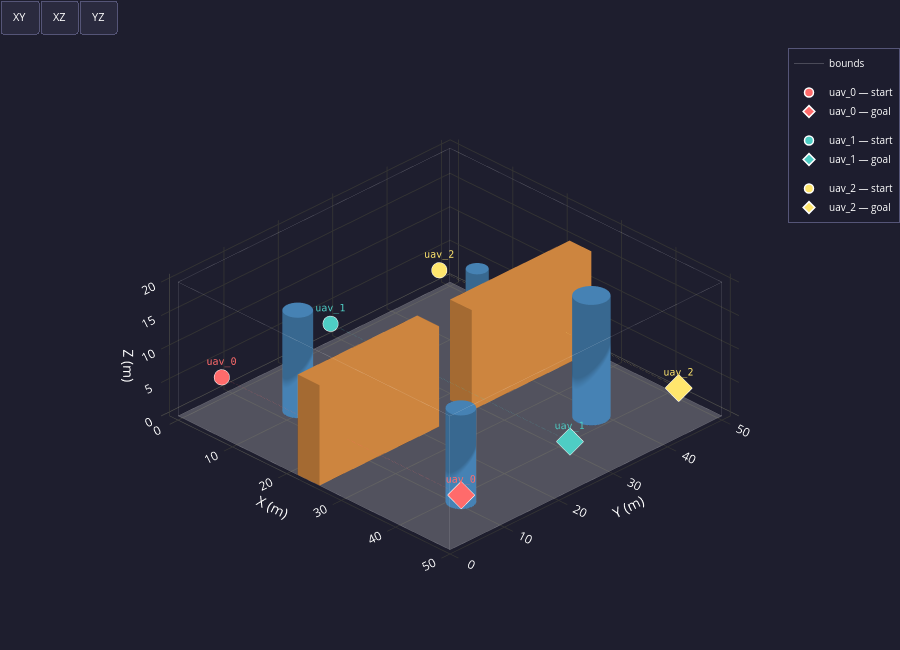

Notebook source saved alongside this figure:
### Markdown cell above
# Multi-UAV Swarm Trajectory Planning

**Pipeline overview**

| Cell | Stage | Modules |
|------|-------|---------|
| 1 | Environment setup & validation | `environment`, `visualizer_static` |
| 2 | Global path planning (A\*) | `global_planner` |
| 3 | Safe corridor extraction | `safe_corridor` |
| 4 | Individual trajectory generation (STO) | `trajectory_generator` |
| 5 | Conflict detection | `conflict_resolver` |
| 6 | Conflict resolution & replanning | `conflict_resolver` |
| 7 | Static 3-D visualisation | `visualizer_static` |
| 8 | Web simulation (HTML export) | `visualizer_web` |

### Code cell
# ── Cell 1 — Environment + Fleet setup ──────────────────────────────────────
import os, sys, logging

# ── sys.path setup ────────────────────────────────────────────────────────────
_SWARM_DIR  = os.path.abspath('')          # …/uavsafeplanning/SWARM
_PARENT_DIR = os.path.dirname(_SWARM_DIR)  # …/uavsafeplanning
for _p in (_SWARM_DIR, _PARENT_DIR):
    if _p not in sys.path:
        sys.path.insert(0, _p)

# ── Imports ───────────────────────────────────────────────────────────────────
from environment       import Environment, ConfigValidationError
from uav               import Fleet
from visualizer_static import plot_environment_3d

# Silence sub-module DEBUG/INFO — only warnings/errors reach the output.
# Must come AFTER imports so the handlers are already registered.
for _mod in ('environment', 'uav'):
    logging.getLogger(_mod).setLevel(logging.WARNING)

# ── Config paths ──────────────────────────────────────────────────────────────
ENV_CONFIG   = os.path.join(_SWARM_DIR, 'configs', 'environment.yaml')
FLEET_CONFIG = os.path.join(_SWARM_DIR, 'configs', 'fleet.yaml')

def _tag(ok): return '✓' if ok else '✗'

# ── Environment ───────────────────────────────────────────────────────────────
try:
    env        = Environment.from_yaml(ENV_CONFIG)
    voxel_grid = env.to_voxel_grid()   # cached — A* (Cell 2) reuses this
    w = env.world
    print(f"✓  Environment  [{os.path.basename(ENV_CONFIG)}]  "
          f"{len(env.cylinders)} cylinders · {len(env.walls)} walls · "
          f"grid {w.nx}×{w.ny}×{w.nz}")
except ConfigValidationError as exc:
    print(f"✗  Environment  [{os.path.basename(ENV_CONFIG)}]  FAILED → {exc}")
    raise

# ── Fleet ─────────────────────────────────────────────────────────────────────
try:
    fleet = Fleet.from_yaml(FLEET_CONFIG)
    ids   = ', '.join(u.id for u in fleet.uavs)
    print(f"✓  Fleet        [{os.path.basename(FLEET_CONFIG)}]  "
          f"{len(fleet.uavs)} UAVs  ({ids})")
except ConfigValidationError as exc:
    print(f"✗  Fleet        [{os.path.basename(FLEET_CONFIG)}]  FAILED → {exc}")
    raise

# ── Position validation ───────────────────────────────────────────────────────
try:
    fleet.validate_with_environment(env)
    print("✓  Positions    all start / goal positions are obstacle-free")
except ConfigValidationError as exc:
    print(f"✗  Positions    FAILED → {exc}")
    raise

# ── Visualisation ─────────────────────────────────────────────────────────────
plot_environment_3d(env, fleet=fleet)

### Figure 1 — Plotly figure (JSON) as saved in the notebook; plotly's stock layout.template omitted (floating-point values rounded to 4 significant figures; data arrays with more than 128 entries replaced by an {"elided": "..."} marker saying what was removed)
{"data": [{"color": "#EFEFEF", "flatshading": true, "hoverinfo": "skip", "i": [0, 0], "j": [1, 2], "k": [2, 3], "name": "floor", "opacity": 0.25, "showscale": false, "type": "mesh3d", "x": [0, 50, 50, 0], "y": [0, 0, 50, 50], "z": [0, 0, 0, 0]}, {"hoverinfo": "skip", "line": {"color": "white", "width": 1}, "mode": "lines", "name": "bounds", "opacity": 0.2, "type": "scatter3d", "x": [0, 50, null, 50, 50, null, 50, 0, null, 0, 0, null, 0, 50, null, 50, 50, null, 50, 0, null, 0, 0, null, 0, 0, null, 50, 50, null, 50, 50, null, 0, 0, null], "y": [0, 0, null, 0, 50, null, 50, 50, null, 50, 0, null, 0, 0, null, 0, 50, null, 50, 50, null, 50, 0, null, 0, 0, null, 0, 0, null, 50, 50, null, 50, 50, null], "z": [0, 0, null, 0, 0, null, 0, 0, null, 0, 0, null, 20, 20, null, 20, 20, null, 20, 20, null, 20, 20, null, 0, 20, null, 0, 20, null, 0, 20, null, 0, 20, null]}, {"color": "#4682B4", "flatshading": false, "hoverinfo": "skip", "i": {"elided": "160 int values"}, "j": {"elided": "160 int values"}, "k": {"elided": "160 int values"}, "name": "cyl_0", "opacity": 1, "showscale": false, "type": "mesh3d", "x": [12.0, 11.98, 11.9, 11.78, 11.62, 11.41, 11.18, 10.91, 10.62, 10.31, 10.0, 9.687, 9.382, 9.092, 8.824, 8.586, 8.382, 8.218, 8.098, 8.025, 8.0, 8.025, 8.098, 8.218, 8.382, 8.586, 8.824, 9.092, 9.382, 9.687, 10.0, 10.31, 10.62, 10.91, 11.18, 11.41, 11.62, 11.78, 11.9, 11.98, 12.0, 11.98, 11.9, 11.78, 11.62, 11.41, 11.18, 10.91, 10.62, 10.31, 10.0, 9.687, 9.382, 9.092, 8.824, 8.586, 8.382, 8.218, 8.098, 8.025, 8.0, 8.025, 8.098, 8.218, 8.382, 8.586, 8.824, 9.092, 9.382, 9.687, 10.0, 10.31, 10.62, 10.91, 11.18, 11.41, 11.62, 11.78, 11.9, 11.98, 10.0, 10.0], "y": [12.0, 12.31, 12.62, 12.91, 13.18, 13.41, 13.62, 13.78, 13.9, 13.98, 14.0, 13.98, 13.9, 13.78, 13.62, 13.41, 13.18, 12.91, 12.62, 12.31, 12.0, 11.69, 11.38, 11.09, 10.82, 10.59, 10.38, 10.22, 10.1, 10.02, 10.0, 10.02, 10.1, 10.22, 10.38, 10.59, 10.82, 11.09, 11.38, 11.69, 12.0, 12.31, 12.62, 12.91, 13.18, 13.41, 13.62, 13.78, 13.9, 13.98, 14.0, 13.98, 13.9, 13.78, 13.62, 13.41, 13.18, 12.91, 12.62, 12.31, 12.0, 11.69, 11.38, 11.09, 10.82, 10.59, 10.38, 10.22, 10.1, 10.02, 10.0, 10.02, 10.1, 10.22, 10.38, 10.59, 10.82, 11.09, 11.38, 11.69, 12.0, 12.0], "z": [0.0, 0.0, 0.0, 0.0, 0.0, 0.0, 0.0, 0.0, 0.0, 0.0, 0.0, 0.0, 0.0, 0.0, 0.0, 0.0, 0.0, 0.0, 0.0, 0.0, 0.0, 0.0, 0.0, 0.0, 0.0, 0.0, 0.0, 0.0, 0.0, 0.0, 0.0, 0.0, 0.0, 0.0, 0.0, 0.0, 0.0, 0.0, 0.0, 0.0, 15.0, 15.0, 15.0, 15.0, 15.0, 15.0, 15.0, 15.0, 15.0, 15.0, 15.0, 15.0, 15.0, 15.0, 15.0, 15.0, 15.0, 15.0, 15.0, 15.0, 15.0, 15.0, 15.0, 15.0, 15.0, 15.0, 15.0, 15.0, 15.0, 15.0, 15.0, 15.0, 15.0, 15.0, 15.0, 15.0, 15.0, 15.0, 15.0, 15.0, 0.0, 15.0]}, {"color": "#4682B4", "flatshading": false, "hoverinfo": "skip", "i": {"elided": "160 int values"}, "j": {"elided": "160 int values"}, "k": {"elided": "160 int values"}, "name": "cyl_1", "opacity": 1, "showscale": false, "type": "mesh3d", "x": [40.5, 40.47, 40.38, 40.23, 40.02, 39.77, 39.47, 39.13, 38.77, 38.39, 38.0, 37.61, 37.23, 36.87, 36.53, 36.23, 35.98, 35.77, 35.62, 35.53, 35.5, 35.53, 35.62, 35.77, 35.98, 36.23, 36.53, 36.87, 37.23, 37.61, 38.0, 38.39, 38.77, 39.13, 39.47, 39.77, 40.02, 40.23, 40.38, 40.47, 40.5, 40.47, 40.38, 40.23, 40.02, 39.77, 39.47, 39.13, 38.77, 38.39, 38.0, 37.61, 37.23, 36.87, 36.53, 36.23, 35.98, 35.77, 35.62, 35.53, 35.5, 35.53, 35.62, 35.77, 35.98, 36.23, 36.53, 36.87, 37.23, 37.61, 38.0, 38.39, 38.77, 39.13, 39.47, 39.77, 40.02, 40.23, 40.38, 40.47, 38.0, 38.0], "y": [38.0, 38.39, 38.77, 39.13, 39.47, 39.77, 40.02, 40.23, 40.38, 40.47, 40.5, 40.47, 40.38, 40.23, 40.02, 39.77, 39.47, 39.13, 38.77, 38.39, 38.0, 37.61, 37.23, 36.87, 36.53, 36.23, 35.98, 35.77, 35.62, 35.53, 35.5, 35.53, 35.62, 35.77, 35.98, 36.23, 36.53, 36.87, 37.23, 37.61, 38.0, 38.39, 38.77, 39.13, 39.47, 39.77, 40.02, 40.23, 40.38, 40.47, 40.5, 40.47, 40.38, 40.23, 40.02, 39.77, 39.47, 39.13, 38.77, 38.39, 38.0, 37.61, 37.23, 36.87, 36.53, 36.23, 35.98, 35.77, 35.62, 35.53, 35.5, 35.53, 35.62, 35.77, 35.98, 36.23, 36.53, 36.87, 37.23, 37.61, 38.0, 38.0], "z": [0.0, 0.0, 0.0, 0.0, 0.0, 0.0, 0.0, 0.0, 0.0, 0.0, 0.0, 0.0, 0.0, 0.0, 0.0, 0.0, 0.0, 0.0, 0.0, 0.0, 0.0, 0.0, 0.0, 0.0, 0.0, 0.0, 0.0, 0.0, 0.0, 0.0, 0.0, 0.0, 0.0, 0.0, 0.0, 0.0, 0.0, 0.0, 0.0, 0.0, 18.0, 18.0, 18.0, 18.0, 18.0, 18.0, 18.0, 18.0, 18.0, 18.0, 18.0, 18.0, 18.0, 18.0, 18.0, 18.0, 18.0, 18.0, 18.0, 18.0, 18.0, 18.0, 18.0, 18.0, 18.0, 18.0, 18.0, 18.0, 18.0, 18.0, 18.0, 18.0, 18.0, 18.0, 18.0, 18.0, 18.0, 18.0, 18.0, 18.0, 0.0, 18.0]}, {"color": "#4682B4", "flatshading": false, "hoverinfo": "skip", "i": {"elided": "160 int values"}, "j": {"elided": "160 int values"}, "k": {"elided": "160 int values"}, "name": "cyl_2", "opacity": 1, "showscale": false, "type": "mesh3d", "x": [16.5, 16.48, 16.43, 16.34, 16.21, 16.06, 15.88, 15.68, 15.46, 15.23, 15.0, 14.77, 14.54, 14.32, 14.12, 13.94, 13.79, 13.66, 13.57, 13.52, 13.5, 13.52, 13.57, 13.66, 13.79, 13.94, 14.12, 14.32, 14.54, 14.77, 15.0, 15.23, 15.46, 15.68, 15.88, 16.06, 16.21, 16.34, 16.43, 16.48, 16.5, 16.48, 16.43, 16.34, 16.21, 16.06, 15.88, 15.68, 15.46, 15.23, 15.0, 14.77, 14.54, 14.32, 14.12, 13.94, 13.79, 13.66, 13.57, 13.52, 13.5, 13.52, 13.57, 13.66, 13.79, 13.94, 14.12, 14.32, 14.54, 14.77, 15.0, 15.23, 15.46, 15.68, 15.88, 16.06, 16.21, 16.34, 16.43, 16.48, 15.0, 15.0], "y": [40.0, 40.23, 40.46, 40.68, 40.88, 41.06, 41.21, 41.34, 41.43, 41.48, 41.5, 41.48, 41.43, 41.34, 41.21, 41.06, 40.88, 40.68, 40.46, 40.23, 40.0, 39.77, 39.54, 39.32, 39.12, 38.94, 38.79, 38.66, 38.57, 38.52, 38.5, 38.52, 38.57, 38.66, 38.79, 38.94, 39.12, 39.32, 39.54, 39.77, 40.0, 40.23, 40.46, 40.68, 40.88, 41.06, 41.21, 41.34, 41.43, 41.48, 41.5, 41.48, 41.43, 41.34, 41.21, 41.06, 40.88, 40.68, 40.46, 40.23, 40.0, 39.77, 39.54, 39.32, 39.12, 38.94, 38.79, 38.66, 38.57, 38.52, 38.5, 38.52, 38.57, 38.66, 38.79, 38.94, 39.12, 39.32, 39.54, 39.77, 40.0, 40.0], "z": [0.0, 0.0, 0.0, 0.0, 0.0, 0.0, 0.0, 0.0, 0.0, 0.0, 0.0, 0.0, 0.0, 0.0, 0.0, 0.0, 0.0, 0.0, 0.0, 0.0, 0.0, 0.0, 0.0, 0.0, 0.0, 0.0, 0.0, 0.0, 0.0, 0.0, 0.0, 0.0, 0.0, 0.0, 0.0, 0.0, 0.0, 0.0, 0.0, 0.0, 12.0, 12.0, 12.0, 12.0, 12.0, 12.0, 12.0, 12.0, 12.0, 12.0, 12.0, 12.0, 12.0, 12.0, 12.0, 12.0, 12.0, 12.0, 12.0, 12.0, 12.0, 12.0, 12.0, 12.0, 12.0, 12.0, 12.0, 12.0, 12.0, 12.0, 12.0, 12.0, 12.0, 12.0, 12.0, 12.0, 12.0, 12.0, 12.0, 12.0, 0.0, 12.0]}, {"color": "#4682B4", "flatshading": false, "hoverinfo": "skip", "i": {"elided": "160 int values"}, "j": {"elided": "160 int values"}, "k": {"elided": "160 int values"}, "name": "cyl_3", "opacity": 1, "showscale": false, "type": "mesh3d", "x": [44.0, 43.98, 43.9, 43.78, 43.62, 43.41, 43.18, 42.91, 42.62, 42.31, 42.0, 41.69, 41.38, 41.09, 40.82, 40.59, 40.38, 40.22, 40.1, 40.02, 40.0, 40.02, 40.1, 40.22, 40.38, 40.59, 40.82, 41.09, 41.38, 41.69, 42.0, 42.31, 42.62, 42.91, 43.18, 43.41, 43.62, 43.78, 43.9, 43.98, 44.0, 43.98, 43.9, 43.78, 43.62, 43.41, 43.18, 42.91, 42.62, 42.31, 42.0, 41.69, 41.38, 41.09, 40.82, 40.59, 40.38, 40.22, 40.1, 40.02, 40.0, 40.02, 40.1, 40.22, 40.38, 40.59, 40.82, 41.09, 41.38, 41.69, 42.0, 42.31, 42.62, 42.91, 43.18, 43.41, 43.62, 43.78, 43.9, 43.98, 42.0, 42.0], "y": [10.0, 10.31, 10.62, 10.91, 11.18, 11.41, 11.62, 11.78, 11.9, 11.98, 12.0, 11.98, 11.9, 11.78, 11.62, 11.41, 11.18, 10.91, 10.62, 10.31, 10.0, 9.687, 9.382, 9.092, 8.824, 8.586, 8.382, 8.218, 8.098, 8.025, 8.0, 8.025, 8.098, 8.218, 8.382, 8.586, 8.824, 9.092, 9.382, 9.687, 10.0, 10.31, 10.62, 10.91, 11.18, 11.41, 11.62, 11.78, 11.9, 11.98, 12.0, 11.98, 11.9, 11.78, 11.62, 11.41, 11.18, 10.91, 10.62, 10.31, 10.0, 9.687, 9.382, 9.092, 8.824, 8.586, 8.382, 8.218, 8.098, 8.025, 8.0, 8.025, 8.098, 8.218, 8.382, 8.586, 8.824, 9.092, 9.382, 9.687, 10.0, 10.0], "z": [0.0, 0.0, 0.0, 0.0, 0.0, 0.0, 0.0, 0.0, 0.0, 0.0, 0.0, 0.0, 0.0, 0.0, 0.0, 0.0, 0.0, 0.0, 0.0, 0.0, 0.0, 0.0, 0.0, 0.0, 0.0, 0.0, 0.0, 0.0, 0.0, 0.0, 0.0, 0.0, 0.0, 0.0, 0.0, 0.0, 0.0, 0.0, 0.0, 0.0, 14.0, 14.0, 14.0, 14.0, 14.0, 14.0, 14.0, 14.0, 14.0, 14.0, 14.0, 14.0, 14.0, 14.0, 14.0, 14.0, 14.0, 14.0, 14.0, 14.0, 14.0, 14.0, 14.0, 14.0, 14.0, 14.0, 14.0, 14.0, 14.0, 14.0, 14.0, 14.0, 14.0, 14.0, 14.0, 14.0, 14.0, 14.0, 14.0, 14.0, 0.0, 14.0]}, {"color": "#CD853F", "flatshading": true, "hoverinfo": "skip", "i": [7, 0, 0, 0, 4, 4, 6, 6, 4, 0, 3, 2], "j": [3, 4, 1, 2, 5, 6, 5, 2, 0, 1, 6, 3], "k": [0, 7, 2, 7, 6, 7, 1, 1, 5, 5, 7, 6], "name": "passage_wall_south", "opacity": 1, "showscale": false, "type": "mesh3d", "x": [22, 26, 26, 22, 22, 26, 26, 22], "y": [0, 0, 22, 22, 0, 0, 22, 22], "z": [0, 0, 0, 0, 15, 15, 15, 15]}, {"color": "#CD853F", "flatshading": true, "hoverinfo": "skip", "i": [7, 0, 0, 0, 4, 4, 6, 6, 4, 0, 3, 2], "j": [3, 4, 1, 2, 5, 6, 5, 2, 0, 1, 6, 3], "k": [0, 7, 2, 7, 6, 7, 1, 1, 5, 5, 7, 6], "name": "passage_wall_north", "opacity": 1, "showscale": false, "type": "mesh3d", "x": [22, 26, 26, 22, 22, 26, 26, 22], "y": [28, 28, 50, 50, 28, 28, 50, 50], "z": [0, 0, 0, 0, 15, 15, 15, 15]}, {"hovertemplate": "<b>uav_0 — start</b><br>x=3.0  y=5.0  z=5.0<extra></extra>", "legendgroup": "uav_0", "marker": {"color": "#FF6B6B", "line": {"color": "white", "width": 1.5}, "size": 9, "symbol": "circle"}, "mode": "markers+text", "name": "uav_0 — start", "showlegend": true, "text": ["uav_0"], "textfont": {"color": "#FF6B6B", "family": "monospace", "size": 10}, "textposition": "top center", "type": "scatter3d", "x": [3], "y": [5], "z": [5]}, {"hovertemplate": "<b>uav_0 — goal</b><br>x=47.0  y=5.0  z=5.0<extra></extra>", "legendgroup": "uav_0", "marker": {"color": "#FF6B6B", "line": {"color": "white", "width": 1.5}, "size": 9, "symbol": "diamond"}, "mode": "markers+text", "name": "uav_0 — goal", "showlegend": true, "text": ["uav_0"], "textfont": {"color": "#FF6B6B", "family": "monospace", "size": 10}, "textposition": "top center", "type": "scatter3d", "x": [47], "y": [5], "z": [5]}, {"hoverinfo": "skip", "legendgroup": "uav_0", "line": {"color": "#FF6B6B", "dash": "dot", "width": 1.5}, "mode": "lines", "opacity": 0.35, "showlegend": false, "type": "scatter3d", "x": [3, 47], "y": [5, 5], "z": [5, 5]}, {"hovertemplate": "<b>uav_1 — start</b><br>x=3.0  y=25.0  z=5.0<extra></extra>", "legendgroup": "uav_1", "marker": {"color": "#4ECDC4", "line": {"color": "white", "width": 1.5}, "size": 9, "symbol": "circle"}, "mode": "markers+text", "name": "uav_1 — start", "showlegend": true, "text": ["uav_1"], "textfont": {"color": "#4ECDC4", "family": "monospace", "size": 10}, "textposition": "top center", "type": "scatter3d", "x": [3], "y": [25], "z": [5]}, {"hovertemplate": "<b>uav_1 — goal</b><br>x=47.0  y=25.0  z=5.0<extra></extra>", "legendgroup": "uav_1", "marker": {"color": "#4ECDC4", "line": {"color": "white", "width": 1.5}, "size": 9, "symbol": "diamond"}, "mode": "markers+text", "name": "uav_1 — goal", "showlegend": true, "text": ["uav_1"], "textfont": {"color": "#4ECDC4", "family": "monospace", "size": 10}, "textposition": "top center", "type": "scatter3d", "x": [47], "y": [25], "z": [5]}, {"hoverinfo": "skip", "legendgroup": "uav_1", "line": {"color": "#4ECDC4", "dash": "dot", "width": 1.5}, "mode": "lines", "opacity": 0.35, "showlegend": false, "type": "scatter3d", "x": [3, 47], "y": [25, 25], "z": [5, 5]}, {"hovertemplate": "<b>uav_2 — start</b><br>x=3.0  y=45.0  z=5.0<extra></extra>", "legendgroup": "uav_2", "marker": {"color": "#FFE66D", "line": {"color": "white", "width": 1.5}, "size": 9, "symbol": "circle"}, "mode": "markers+text", "name": "uav_2 — start", "showlegend": true, "text": ["uav_2"], "textfont": {"color": "#FFE66D", "family": "monospace", "size": 10}, "textposition": "top center", "type": "scatter3d", "x": [3], "y": [45], "z": [5]}, {"hovertemplate": "<b>uav_2 — goal</b><br>x=47.0  y=45.0  z=5.0<extra></extra>", "legendgroup": "uav_2", "marker": {"color": "#FFE66D", "line": {"color": "white", "width": 1.5}, "size": 9, "symbol": "diamond"}, "mode": "markers+text", "name": "uav_2 — goal", "showlegend": true, "text": ["uav_2"], "textfont": {"color": "#FFE66D", "family": "monospace", "size": 10}, "textposition": "top center", "type": "scatter3d", "x": [47], "y": [45], "z": [5]}, {"hoverinfo": "skip", "legendgroup": "uav_2", "line": {"color": "#FFE66D", "dash": "dot", "width": 1.5}, "mode": "lines", "opacity": 0.35, "showlegend": false, "type": "scatter3d", "x": [3, 47], "y": [45, 45], "z": [5, 5]}], "layout": {"height": 650, "legend": {"bgcolor": "rgba(30,30,46,0.85)", "bordercolor": "#555577", "borderwidth": 1, "font": {"color": "white", "size": 10}, "x": 1, "xanchor": "right", "y": 1, "yanchor": "top"}, "margin": {"b": 0, "l": 0, "r": 0, "t": 40}, "paper_bgcolor": "#1E1E2E", "scene": {"aspectmode": "data", "bgcolor": "#1E1E2E", "camera": {"eye": {"x": 1.5, "y": -1.5, "z": 1.2}, "projection": {"type": "orthographic"}}, "xaxis": {"color": "white", "gridcolor": "#333333", "showbackground": false, "title": {"text": "X (m)"}, "zerolinecolor": "#555555"}, "yaxis": {"color": "white", "gridcolor": "#333333", "showbackground": false, "title": {"text": "Y (m)"}, "zerolinecolor": "#555555"}, "zaxis": {"color": "white", "gridcolor": "#333333", "showbackground": false, "title": {"text": "Z (m)"}, "zerolinecolor": "#555555"}}, "showlegend": true, "updatemenus": [{"bgcolor": "#2A2A3E", "bordercolor": "#555577", "buttons": [{"args": ["scene.camera", {"center": {"x": 0, "y": 0, "z": 0}, "eye": {"x": 0, "y": 0, "z": 2.5}, "projection": {"type": "orthographic"}, "up": {"x": 0, "y": 1, "z": 0}}], "label": "XY", "method": "relayout"}, {"args": ["scene.camera", {"center": {"x": 0, "y": 0, "z": 0}, "eye": {"x": 0, "y": -2.5, "z": 0}, "projection": {"type": "orthographic"}, "up": {"x": 0, "y": 0, "z": 1}}], "label": "XZ", "method": "relayout"}, {"args": ["scene.camera", {"center": {"x": 0, "y": 0, "z": 0}, "eye": {"x": 2.5, "y": 0, "z": 0}, "projection": {"type": "orthographic"}, "up": {"x": 0, "y": 0, "z": 1}}], "label": "YZ", "method": "relayout"}], "direction": "right", "font": {"color": "white", "size": 11}, "showactive": false, "type": "buttons", "x": 0, "xanchor": "left", "y": 1.08, "yanchor": "top"}], "width": 900}}
